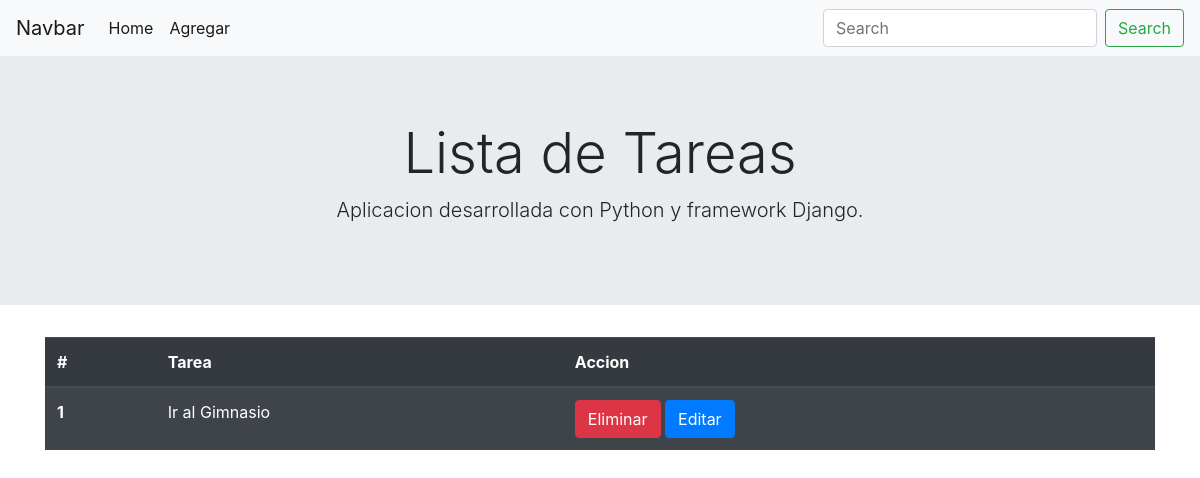
Before: / with the older database file.
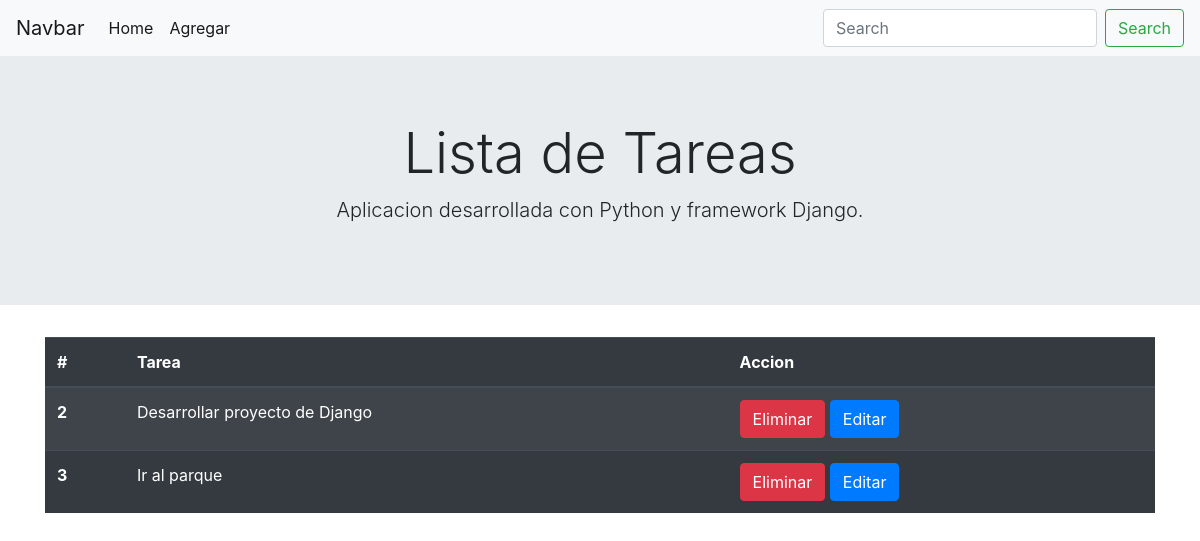
After: the same page with the newer database file.
### todo/models.py (models this page shows)
class Tarea(models.Model):
    tarea=models.CharField(max_length=100)
    descripcion=models.TextField(blank=True)
    def __str__(self):
        return self.tarea

### todo/views.py (the view)
# urls.py: 2. Add a URL to urlpatterns:  path('', views.home, name='home')
def home(request):
    tareas=Tarea.objects.all()
    context={'tareas':tareas}
    return render(request,'todo/home.html',context)

### todo/templates/todo/home.html
{% extends 'todo/layout.html' %}
{% block content %}
<div class="container">
<table class="table table-striped table-dark">
    <thead>
      <tr>
        <th scope="col">#</th>
        <th scope="col">Tarea</th>
        <th scope="col">Accion</th>
      </tr>
    </thead>
    <tbody>
    {% for tarea in tareas %}
      <tr>
        <th scope="row"> {{tarea.id}} </th>
        <td>{{tarea}}</td>
        <td>
            <a class="btn btn-danger" href="{% url 'eliminar' tarea.id %}">Eliminar </a>
            <a class="btn btn-primary" href="{% url 'editar' tarea.id %}">Editar </a>
        </td>
      </tr>
      {% endfor %}
    </tbody>
  </table>
</div>
{% endblock %}

### todo/templates/todo/layout.html (shortened to what this page needs)
<!doctype html>
<html lang="es" dir="">
  <head>
    <link rel="stylesheet" href="https://cdn.jsdelivr.net/npm/bootstrap@4.6.2/dist/css/bootstrap.min.css">
  </head>
  <body>
    <nav class="navbar navbar-expand-lg navbar-light bg-light">
        <a class="navbar-brand" href="#">Navbar</a>
        <div class="collapse navbar-collapse" id="navbarSupportedContent">
          <ul class="navbar-nav mr-auto">
            <li class="nav-item">
              <a class="nav-link active" href="{% url 'home' %}">Home</a>
            </li>
            <li class="nav-item">
              <a class="nav-link active" href="{% url 'agregar' %}">Agregar</a>
            </li>
          </ul>
          <form class="form-inline my-2 my-lg-0">
            <input class="form-control mr-sm-2" type="search" placeholder="Search" aria-label="Search">
            <button class="btn btn-outline-success my-2 my-sm-0" type="submit">Search</button>
          </form>
        </div>
      </nav>
      <div class="jumbotron jumbotron-fluid">
        <div class="container text-center">
            <h1 class="display-4">Lista de Tareas</h1>
            <p class="lead">Aplicacion desarrollada con Python y framework Django.</p>
        </div>
      </div>
    {% block content %}
    {% endblock %}
  </body>
</html>

Changed rows visible on the page:
removed Tarea: id "1", tarea "Ir al Gimnasio"
added Tarea: id "2", tarea "Desarrollar proyecto de Django"
added Tarea: id "3", tarea "Ir al parque"
